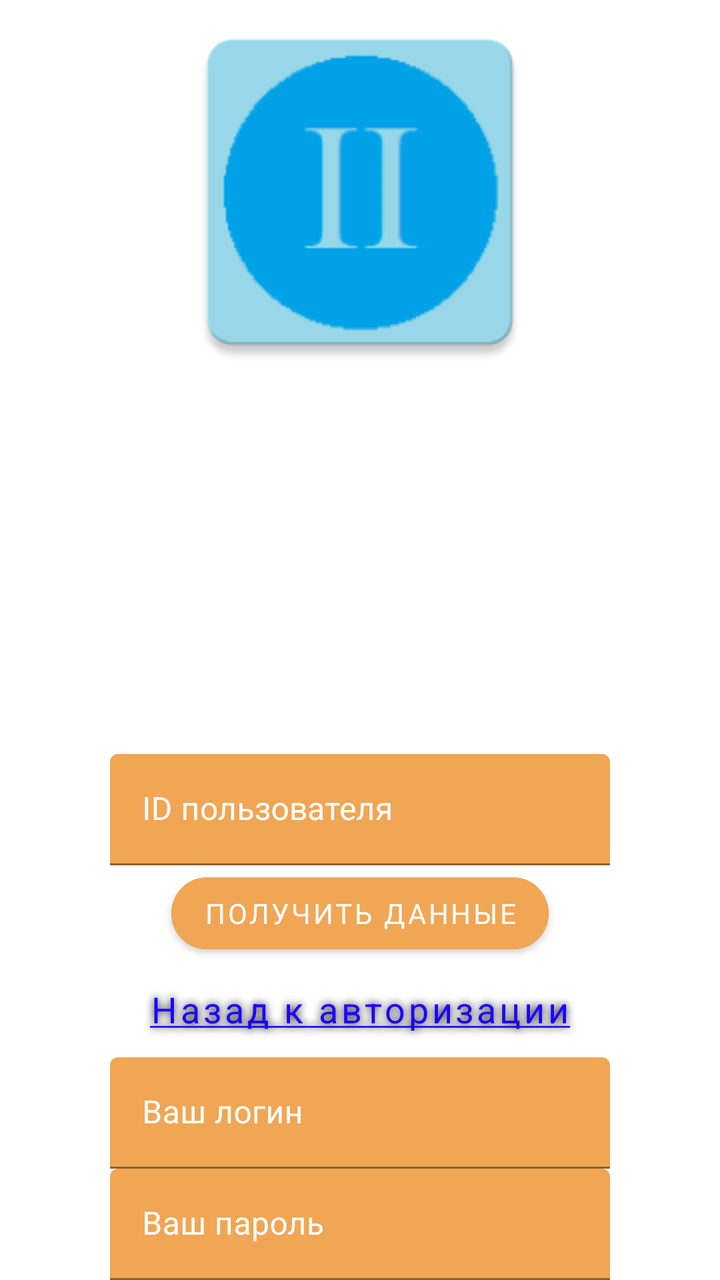
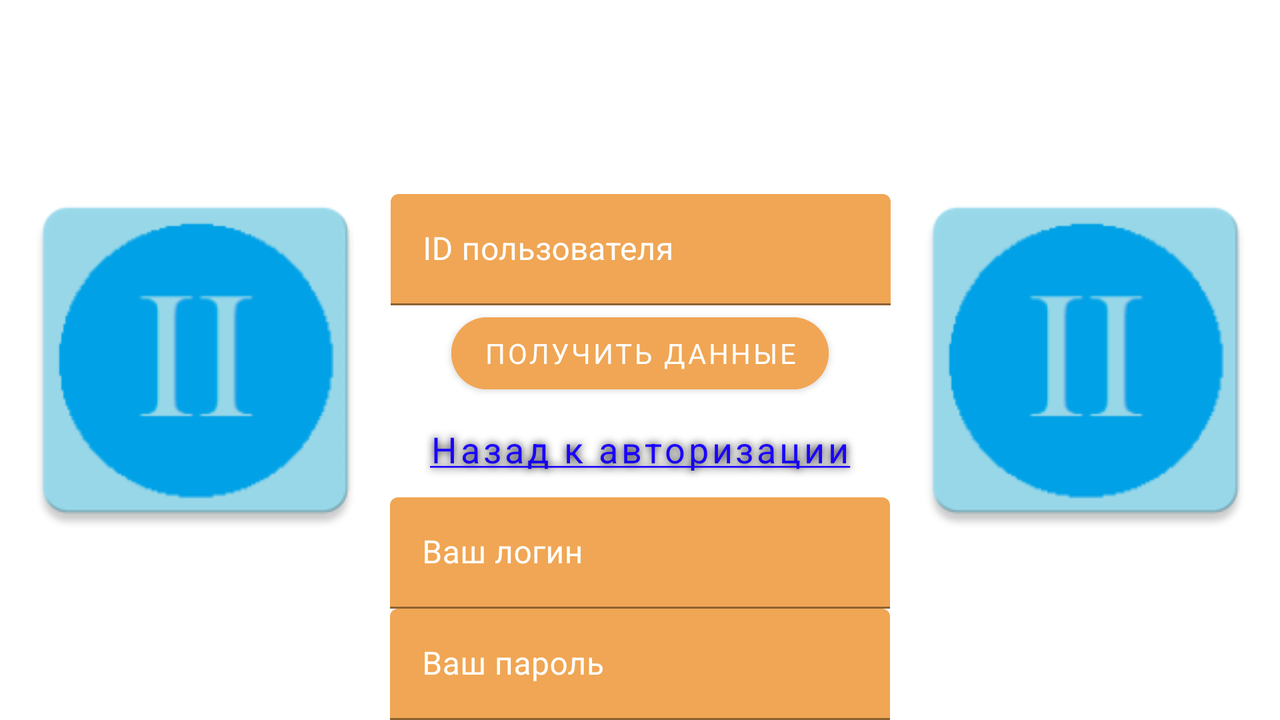

First picture: res/layout/ on a phone held upright. Second picture: the repository's own variant of that layout, on a device whose configuration matches the variant's folder. Source for both follows.
<!-- AndroidManifest.xml: application theme Theme.AVRORAII -->
<!-- res/layout/activity_main3.xml -->
<?xml version="1.0" encoding="utf-8"?>
<androidx.constraintlayout.widget.ConstraintLayout xmlns:android="http://schemas.android.com/apk/res/android"
    xmlns:app="http://schemas.android.com/apk/res-auto"
    xmlns:tools="http://schemas.android.com/tools"
    android:layout_width="match_parent"
    android:layout_height="match_parent"
    android:background="@drawable/background"
    tools:context=".MainActivity3">

    <Button
        android:id="@+id/ForgotReturn"
        style="@style/Widget.MaterialComponents.Button.TextButton"
        android:layout_width="wrap_content"
        android:layout_height="wrap_content"
        android:fontFamily="sans-serif"
        android:onClick="onSwitch"
        android:shadowColor="#000000"
        android:shadowDx="0"
        android:shadowDy="0"
        android:shadowRadius="10"
        android:text="@string/backToLogin"
        android:textAllCaps="false"
        android:textColor="#1B02FF"
        android:textSize="18sp"
        app:layout_constraintBottom_toTopOf="@+id/ForgotLogin"
        app:layout_constraintEnd_toEndOf="parent"
        app:layout_constraintStart_toStartOf="parent"
        app:cornerRadius="216dp"/>

    <com.google.android.material.textfield.TextInputLayout
        android:id="@+id/ForgotLogin"
        android:layout_width="250dp"
        android:layout_height="wrap_content"
        android:textColorHint="#FFFFFF"
        app:layout_constraintBottom_toTopOf="@+id/ForgotPassword"
        app:layout_constraintEnd_toEndOf="parent"
        app:layout_constraintStart_toStartOf="parent">

        <com.google.android.material.textfield.TextInputEditText
            android:id="@+id/forgotLogin"
            android:layout_width="match_parent"
            android:layout_height="wrap_content"
            android:backgroundTint="#F0A654"
            android:clickable="false"
            android:focusable="false"
            android:hint="Ваш логин"
            android:inputType="none"
            android:rotation="0"
            android:textColor="#FFFFFF"
            android:textIsSelectable="true" />
    </com.google.android.material.textfield.TextInputLayout>

    <com.google.android.material.textfield.TextInputLayout
        android:id="@+id/ForgotPassword"
        android:layout_width="250dp"
        android:layout_height="wrap_content"
        android:textColorHint="#FFFFFF"
        app:layout_constraintBottom_toBottomOf="parent"
        app:layout_constraintEnd_toEndOf="parent"
        app:layout_constraintStart_toStartOf="parent">

        <com.google.android.material.textfield.TextInputEditText
            android:id="@+id/forgotPassword"
            android:layout_width="match_parent"
            android:layout_height="wrap_content"
            android:backgroundTint="#F0A654"
            android:clickable="false"
            android:focusable="false"
            android:hint="Ваш пароль"
            android:inputType="none"
            android:rotation="0"
            android:textColor="#FFFFFF"
            android:textIsSelectable="true" />
    </com.google.android.material.textfield.TextInputLayout>

    <Button
        android:id="@+id/ForgotButton"
        android:layout_width="wrap_content"
        android:layout_height="wrap_content"
        android:backgroundTint="#F0A654"
        android:fontFamily="sans-serif"
        android:onClick="onGet"
        android:text="Получить данные"
        app:layout_constraintBottom_toTopOf="@+id/ForgotReturn"
        app:layout_constraintEnd_toEndOf="parent"
        app:layout_constraintStart_toStartOf="parent"
        app:cornerRadius="216dp"/>

    <com.google.android.material.textfield.TextInputLayout
        android:id="@+id/ForgotId"
        android:layout_width="250dp"
        android:layout_height="wrap_content"
        android:textColorHint="#FFFFFF"
        app:hintTextColor="#FF0BA0DE"
        app:layout_constraintBottom_toTopOf="@+id/ForgotButton"
        app:layout_constraintEnd_toEndOf="parent"
        app:layout_constraintStart_toStartOf="parent">

        <com.google.android.material.textfield.TextInputEditText
            android:id="@+id/forgotID"
            android:layout_width="match_parent"
            android:layout_height="wrap_content"
            android:backgroundTint="#F0A654"
            android:hint="ID пользователя"
            android:rotation="0"
            android:singleLine="true"
            android:textColor="#FFFFFF" />
    </com.google.android.material.textfield.TextInputLayout>

    <ImageView
        android:id="@+id/logo3"
        android:layout_width="wrap_content"
        android:layout_height="wrap_content"
        app:layout_constraintEnd_toEndOf="parent"
        app:layout_constraintStart_toStartOf="parent"
        app:layout_constraintTop_toTopOf="parent"
        app:srcCompat="@drawable/ic_launcher" />
</androidx.constraintlayout.widget.ConstraintLayout>
<!-- resources referenced by this layout -->
<resources>
  <!-- drawable ic_launcher: png bitmap (drawable, 5580 bytes) -->
  <string name="backToLogin"><u>Назад к авторизации</u></string>
  <style name="Theme.AVRORAII" parent="Theme.MaterialComponents.DayNight.DarkActionBar">
          
          <item name="colorPrimary">@color/purple_500</item>
          <item name="colorPrimaryVariant">@color/purple_700</item>
          <item name="colorOnPrimary">@color/white</item>
          
          <item name="colorSecondary">@color/teal_200</item>
          <item name="colorSecondaryVariant">@color/teal_700</item>
          <item name="colorOnSecondary">@color/black</item>
          
          <item name="android:statusBarColor" tools:targetApi="l">?attr/colorPrimaryVariant</item>
          
      </style>
</resources>
<!-- res/layout-land/activity_main3.xml (the repository's variant of the layout above) -->
<!-- drawn on the phone turned sideways -->
<?xml version="1.0" encoding="utf-8"?>
<androidx.constraintlayout.widget.ConstraintLayout xmlns:android="http://schemas.android.com/apk/res/android"
    xmlns:app="http://schemas.android.com/apk/res-auto"
    xmlns:tools="http://schemas.android.com/tools"
    android:layout_width="match_parent"
    android:layout_height="match_parent"
    android:background="@drawable/background"
    tools:context=".MainActivity3">

    <ImageView
        android:id="@+id/logo5"
        android:layout_width="wrap_content"
        android:layout_height="wrap_content"
        app:layout_constraintBottom_toBottomOf="parent"
        app:layout_constraintEnd_toStartOf="@+id/ForgotID"
        app:layout_constraintStart_toStartOf="parent"
        app:layout_constraintTop_toTopOf="parent"
        app:srcCompat="@drawable/ic_launcher" />

    <Button
        android:id="@+id/ForgotReturn"
        style="@style/Widget.MaterialComponents.Button.TextButton"
        android:layout_width="wrap_content"
        android:layout_height="wrap_content"
        android:fontFamily="sans-serif"
        android:onClick="onSwitch"
        android:shadowColor="#000000"
        android:shadowDx="0"
        android:shadowDy="0"
        android:shadowRadius="10"
        android:text="@string/backToLogin"
        android:textAllCaps="false"
        android:textColor="#1B02FF"
        android:textSize="18sp"
        app:layout_constraintBottom_toTopOf="@+id/ForgotLogin"
        app:layout_constraintEnd_toEndOf="parent"
        app:layout_constraintStart_toStartOf="parent"
        app:cornerRadius="216dp"/>

    <com.google.android.material.textfield.TextInputLayout
        android:id="@+id/ForgotLogin"
        android:layout_width="250dp"
        android:layout_height="wrap_content"
        android:textColorHint="#FFFFFF"
        app:layout_constraintBottom_toTopOf="@+id/ForgotPassword"
        app:layout_constraintEnd_toEndOf="parent"
        app:layout_constraintStart_toStartOf="parent">

        <com.google.android.material.textfield.TextInputEditText
            android:id="@+id/forgotLogin"
            android:layout_width="match_parent"
            android:layout_height="wrap_content"
            android:backgroundTint="#F0A654"
            android:clickable="false"
            android:focusable="false"
            android:hint="Ваш логин"
            android:inputType="none"
            android:rotation="0"
            android:textColor="#FFFFFF"
            android:textIsSelectable="true" />
    </com.google.android.material.textfield.TextInputLayout>

    <com.google.android.material.textfield.TextInputLayout
        android:id="@+id/ForgotPassword"
        android:layout_width="250dp"
        android:layout_height="wrap_content"
        android:textColorHint="#FFFFFF"
        app:layout_constraintBottom_toBottomOf="parent"
        app:layout_constraintEnd_toEndOf="parent"
        app:layout_constraintStart_toStartOf="parent">

        <com.google.android.material.textfield.TextInputEditText
            android:id="@+id/forgotPassword"
            android:layout_width="match_parent"
            android:layout_height="wrap_content"
            android:backgroundTint="#F0A654"
            android:clickable="false"
            android:focusable="false"
            android:hint="Ваш пароль"
            android:inputType="none"
            android:rotation="0"
            android:textColor="#FFFFFF"
            android:textIsSelectable="true" />
    </com.google.android.material.textfield.TextInputLayout>

    <Button
        android:id="@+id/ForgotButton"
        android:layout_width="wrap_content"
        android:layout_height="wrap_content"
        android:backgroundTint="#F0A654"
        android:fontFamily="sans-serif"
        android:onClick="onGet"
        android:text="Получить данные"
        app:layout_constraintBottom_toTopOf="@+id/ForgotReturn"
        app:layout_constraintEnd_toEndOf="parent"
        app:layout_constraintStart_toStartOf="parent"
        app:cornerRadius="216dp"/>

    <com.google.android.material.textfield.TextInputLayout
        android:id="@+id/ForgotID"
        android:layout_width="250dp"
        android:layout_height="wrap_content"
        android:textColorHint="#FFFFFF"
        app:hintTextColor="#FF0BA0DE"
        app:layout_constraintBottom_toTopOf="@+id/ForgotButton"
        app:layout_constraintEnd_toEndOf="parent"
        app:layout_constraintHorizontal_bias="0.501"
        app:layout_constraintStart_toStartOf="parent">

        <com.google.android.material.textfield.TextInputEditText
            android:id="@+id/forgotID"
            android:layout_width="match_parent"
            android:layout_height="wrap_content"
            android:backgroundTint="#F0A654"
            android:hint="ID пользователя"
            android:rotation="0"
            android:singleLine="true"
            android:textColor="#FFFFFF" />
    </com.google.android.material.textfield.TextInputLayout>

    <ImageView
        android:id="@+id/logo3"
        android:layout_width="wrap_content"
        android:layout_height="wrap_content"
        app:layout_constraintBottom_toBottomOf="parent"
        app:layout_constraintEnd_toEndOf="parent"
        app:layout_constraintStart_toEndOf="@+id/ForgotID"
        app:layout_constraintTop_toTopOf="parent"
        app:srcCompat="@drawable/ic_launcher" />
</androidx.constraintlayout.widget.ConstraintLayout>
